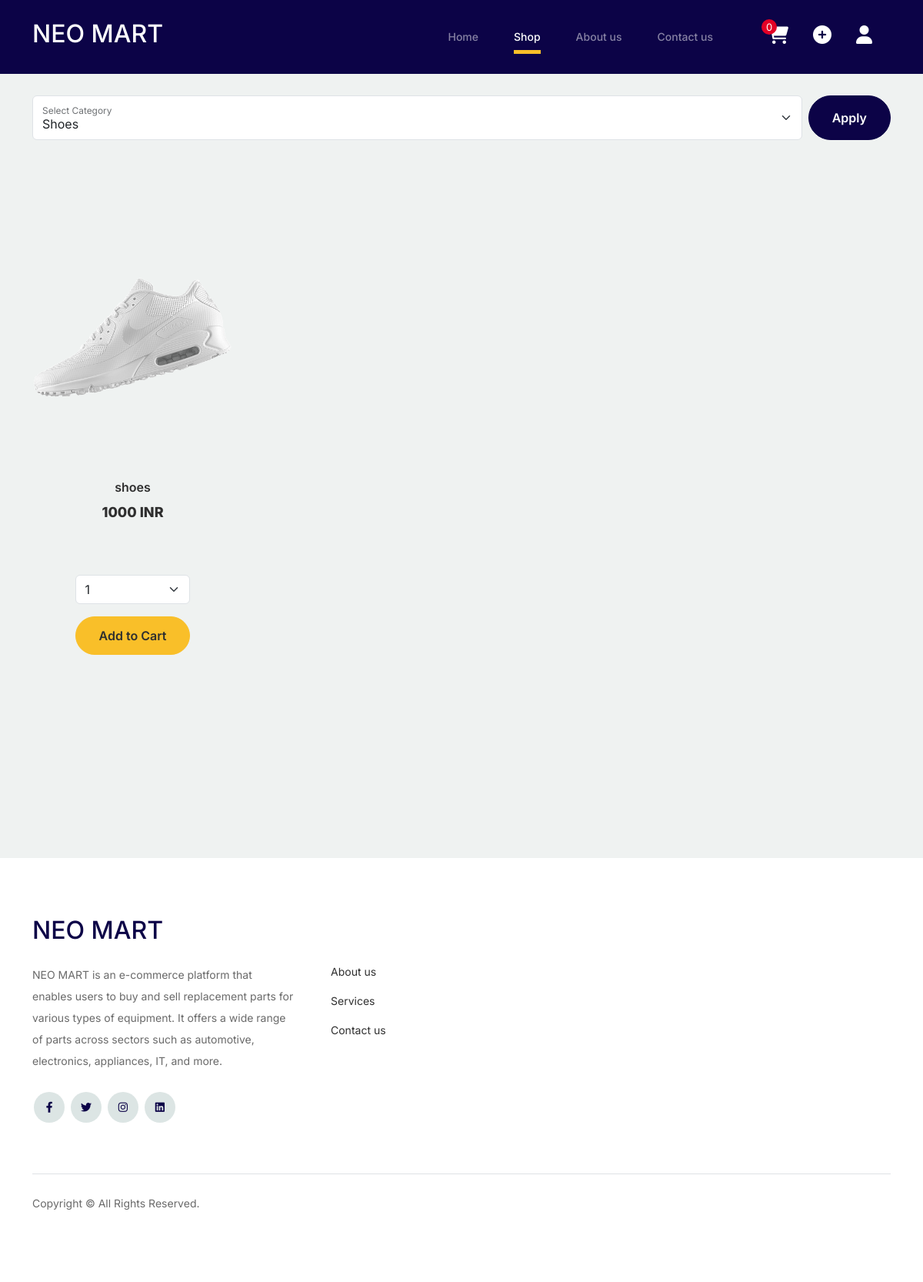
Page /client/shop.php?category=Shoes on the committed database.
### tables this page shows
CREATE TABLE `product` (
  `product_id` int(11) NOT NULL,
  `vendor_id` int(11) NOT NULL,
  `product_name` varchar(255) NOT NULL,
  `description` text NOT NULL,
  `price` int(100) UNSIGNED NOT NULL DEFAULT 0,
  `image` varchar(255) NOT NULL,
  `status` varchar(256) NOT NULL,
  `create_date` date NOT NULL,
  `update_date` date NOT NULL,
  `quantity` int(100) UNSIGNED NOT NULL DEFAULT 0,
  `category` varchar(255) NOT NULL
);

### config/function.php (called while the page is built, shortened)
<?php
function filterProductsByCategory($conn, $selectedCategory)
{
    if (!empty($selectedCategory)) {
        $sql = "SELECT * FROM product WHERE category = ?";
        $stmt = $conn->prepare($sql);
        $stmt->bind_param("s", $selectedCategory);
        $stmt->execute();
        $result = $stmt->get_result();
        return $result->fetch_all(MYSQLI_ASSOC);
    } else {
        return getProducts($conn);
    }
}

### inc/product_card.php (the view, shortened to what this page needs)
<?php
foreach ($filteredProducts as $product) {
    echo '<div class="col-12 col-md-4 col-lg-3 mb-5 mb-md-0">';
    echo '<a class="product-item mb-3" href="product.php?product_id=' . $product['product_id'] . '">';
    echo '<img src="../uploads/' . htmlspecialchars($product['image']) . '" alt="' . htmlspecialchars($product['product_name']) . '" class="image img-fluid product-thumbnail">';
    echo '<h3 class="product-title">' . htmlspecialchars($product['product_name']) . '</h3>';
    echo '<strong class="product-price">' . htmlspecialchars($product['price']) . ' INR</strong>';
    echo '</a>';
    echo '<form method="post" class="quantity-form" id="form_' . $product['product_id'] . '">';
    echo '<div class="product-home text-center mb-5">';
    echo '<div style="display: inline-block;">';
    echo '<select class="mb-3 form-select" name="selected_quantity">';
    for ($i = 1; $i <= $product['quantity']; $i++) {
        echo '<option value="' . $i . '">' . $i . '</option>';
    }
    echo '</select>';
    echo '<button class="btn btn-secondary mb-4" type="submit" name="add_to_cart">Add to Cart</button>';
    echo '</div>';
    echo '</div>';
    echo '</form>';
    echo '</div>';
}
?>

### css/style.css (style rules this page uses)
body { overflow-x: hidden; position: relative; }
.image { height: 300px; object-fit: contain; }
body { font-family: "Inter", sans-serif; font-weight: 400; line-height: 28px; color: #6a6a6a; font-size: 14px; background-color: #eff2f1; }
a { text-decoration: none; -webkit-transition: .3s all ease; -o-transition: .3s all ease; transition: .3s all ease; color: #2f2f2f; text-decoration: underline; }
.btn { font-weight: 600; padding: 12px 30px; border-radius: 30px; color: #ffffff; background: #2f2f2f; border-color: #2f2f2f; }
.btn.btn-secondary { color: #2f2f2f; background: #f9bf29; border-color: #f9bf29; }
.product-section .product-item { text-align: center; text-decoration: none; display: block; position: relative; padding-bottom: 50px; cursor: pointer; }
.product-section .product-item .product-thumbnail { margin-bottom: 30px; position: relative; top: 0; -webkit-transition: .3s all ease; -o-transition: .3s all ease; transition: .3s all ease; }
.product-section .product-item h3 { font-weight: 600; font-size: 16px; }
.product-section .product-item strong { font-weight: 800 !important; font-size: 18px !important; }
.product-section .product-item h3, .product-section .product-item strong { color: #2f2f2f; text-decoration: none; }
.product-section .product-item:before { bottom: 0; left: 0; right: 0; position: absolute; content: ""; background: #dce5e4; height: 0%; z-index: -1; border-radius: 10px; -webkit-transition: .3s all ease; -o-transition: .3s all ease; transition: .3s all ease; }

### rows in the picture
product: image+product_name (picture), product_name "shoes", price "1000"

### other values in the picture
form field category "Shoes"
form field selected_quantity "1"
